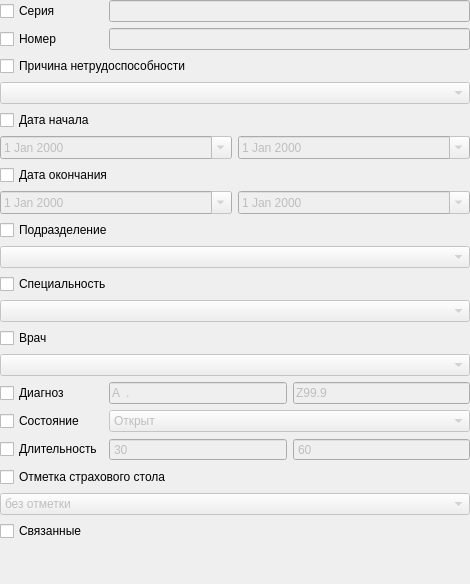
                 <widget class="QWidget" name="scrollAreaWidgetContents_7">
                  <property name="geometry">
                   <rect>
                    <x>0</x>
                    <y>0</y>
                    <width>470</width>
                    <height>584</height>
                   </rect>
                  </property>
                  <layout class="QGridLayout" name="gridLayout_34">
                   <property name="margin">
                    <number>0</number>
                   </property>
                   <item row="0" column="0">
                    <widget class="QCheckBox" name="chkFilterExpertSerial">
                     <property name="text">
                      <string>Серия</string>
                     </property>
                    </widget>
                   </item>
                   <item row="0" column="1">
                    <widget class="QLineEdit" name="edtFilterExpertSerial">
                     <property name="enabled">
                      <bool>false</bool>
                     </property>
                    </widget>
                   </item>
                   <item row="1" column="1">
                    <widget class="QLineEdit" name="edtFilterExpertNumber">
                     <property name="enabled">
                      <bool>false</bool>
                     </property>
                    </widget>
                   </item>
                   <item row="2" column="0" colspan="2">
                    <widget class="QCheckBox" name="chkFilterExpertReason">
                     <property name="text">
                      <string>Причина нетрудоспособности</string>
                     </property>
                    </widget>
                   </item>
                   <item row="3" column="0" colspan="2">
                    <widget class="CRBComboBox" name="cmbFilterExpertReason">
                     <property name="enabled">
                      <bool>false</bool>
                     </property>
                    </widget>
                   </item>
                   <item row="6" column="0" colspan="2">
                    <layout class="QHBoxLayout" name="horizontalLayout_22">
                     <property name="margin">
                      <number>0</number>
                     </property>
                     <item>
                      <widget class="CDateEdit" name="edtFilterExpertBegBegDate">
                       <property name="enabled">
                        <bool>false</bool>
                       </property>
                       <property name="sizePolicy">
                        <sizepolicy hsizetype="Preferred" vsizetype="Fixed">
                         <horstretch>0</horstretch>
                         <verstretch>0</verstretch>
                        </sizepolicy>
                       </property>
                       <property name="minimumSize">
                        <size>
                         <width>0</width>
                         <height>0</height>
                        </size>
                       </property>
                       <property name="maximumSize">
                        <size>
                         <width>16777215</width>
                         <height>16777215</height>
                        </size>
                       </property>
                       <property name="calendarPopup">
                        <bool>true</bool>
                       </property>
                      </widget>
                     </item>
                     <item>
                      <widget class="CDateEdit" name="edtFilterExpertEndBegDate">
                       <property name="enabled">
                        <bool>false</bool>
                       </property>
                       <property name="minimumSize">
                        <size>
                         <width>0</width>
                         <height>0</height>
                        </size>
                       </property>
                       <property name="maximumSize">
                        <size>
                         <width>16777215</width>
                         <height>16777215</height>
                        </size>
                       </property>
                       <property name="calendarPopup">
                        <bool>true</bool>
                       </property>
                      </widget>
                     </item>
                    </layout>
                   </item>
                   <item row="7" column="0" colspan="2">
                    <widget class="QCheckBox" name="chkFilterExpertEndDate">
                     <property name="text">
                      <string>Дата окончания</string>
                     </property>
                    </widget>
                   </item>
                   <item row="8" column="0" colspan="2">
                    <layout class="QHBoxLayout" name="horizontalLayout_23">
                     <property name="margin">
                      <number>0</number>
                     </property>
                     <item>
                      <widget class="CDateEdit" name="edtFilterExpertBegEndDate">
                       <property name="enabled">
                        <bool>false</bool>
                       </property>
                       <property name="sizePolicy">
                        <sizepolicy hsizetype="Preferred" vsizetype="Fixed">
                         <horstretch>0</horstretch>
                         <verstretch>0</verstretch>
                        </sizepolicy>
                       </property>
                       <property name="minimumSize">
                        <size>
                         <width>0</width>
                         <height>0</height>
                        </size>
                       </property>
                       <property name="maximumSize">
                        <size>
                         <width>16777215</width>
                         <height>16777215</height>
                        </size>
                       </property>
                       <property name="calendarPopup">
                        <bool>true</bool>
                       </property>
                      </widget>
                     </item>
                     <item>
                      <widget class="CDateEdit" name="edtFilterExpertEndEndDate">
                       <property name="enabled">
                        <bool>false</bool>
                       </property>
                       <property name="minimumSize">
                        <size>
                         <width>0</width>
                         <height>0</height>
                        </size>
                       </property>
                       <property name="maximumSize">
                        <size>
                         <width>16777215</width>
                         <height>16777215</height>
                        </size>
                       </property>
                       <property name="calendarPopup">
                        <bool>true</bool>
                       </property>
                      </widget>
                     </item>
                    </layout>
                   </item>
                   <item row="9" column="0" colspan="2">
                    <widget class="QCheckBox" name="chkFilterExpertOrgStruct">
                     <property name="text">
                      <string>Подразделение</string>
                     </property>
                    </widget>
                   </item>
                   <item row="17" column="1">
                    <layout class="QHBoxLayout" name="horizontalLayout_20">
                     <property name="margin">
                      <number>0</number>
                     </property>
                     <item>
                      <widget class="QSpinBox" name="edtFilterExpertBegDuration">
                       <property name="enabled">
                        <bool>false</bool>
                       </property>
                       <property name="sizePolicy">
                        <sizepolicy hsizetype="Preferred" vsizetype="Fixed">
                         <horstretch>0</horstretch>
                         <verstretch>0</verstretch>
                        </sizepolicy>
                       </property>
                       <property name="frame">
                        <bool>true</bool>
                       </property>
                       <property name="buttonSymbols">
                        <enum>QAbstractSpinBox::NoButtons</enum>
                       </property>
                       <property name="maximum">
                        <number>99999</number>
                       </property>
                       <property name="value">
                        <number>30</number>
                       </property>
                      </widget>
                     </item>
                     <item>
                      <widget class="QSpinBox" name="edtFilterExpertEndDuration">
                       <property name="enabled">
                        <bool>false</bool>
                       </property>
                       <property name="sizePolicy">
                        <sizepolicy hsizetype="Preferred" vsizetype="Fixed">
                         <horstretch>0</horstretch>
                         <verstretch>0</verstretch>
                        </sizepolicy>
                       </property>
                       <property name="frame">
                        <bool>true</bool>
                       </property>
                       <property name="buttonSymbols">
                        <enum>QAbstractSpinBox::NoButtons</enum>
                       </property>
                       <property name="maximum">
                        <number>99999</number>
                       </property>
                       <property name="value">
                        <number>60</number>
                       </property>
                      </widget>
                     </item>
                    </layout>
                   </item>
                   <item row="10" column="0" colspan="2">
                    <widget class="COrgStructureComboBox" name="cmbFilterExpertOrgStruct">
                     <property name="enabled">
                      <bool>false</bool>
                     </property>
                    </widget>
                   </item>
                   <item row="11" column="0" colspan="2">
                    <widget class="QCheckBox" name="chkFilterExpertSpeciality">
                     <property name="text">
                      <string>Специальность</string>
                     </property>
                    </widget>
                   </item>
                   <item row="12" column="0" colspan="2">
                    <widget class="CRBComboBox" name="cmbFilterExpertSpeciality">
                     <property name="enabled">
                      <bool>false</bool>
                     </property>
                    </widget>
                   </item>
                   <item row="13" column="0" colspan="2">
                    <widget class="QCheckBox" name="chkFilterExpertPerson">
                     <property name="text">
                      <string>Врач</string>
                     </property>
                    </widget>
                   </item>
                   <item row="14" column="0" colspan="2">
                    <widget class="CPersonComboBoxEx" name="cmbFilterExpertPerson">
                     <property name="enabled">
                      <bool>false</bool>
                     </property>
                    </widget>
                   </item>
                   <item row="15" column="0">
                    <widget class="QCheckBox" name="chkFilterExpertMKB">
                     <property name="text">
                      <string>Диагноз</string>
                     </property>
                    </widget>
                   </item>
                   <item row="15" column="1">
                    <layout class="QHBoxLayout" name="horizontalLayout_21">
                     <property name="margin">
                      <number>0</number>
                     </property>
                     <item>
                      <widget class="CICDCodeEdit" name="edtFilterExpertBegMKB">
                       <property name="enabled">
                        <bool>false</bool>
                       </property>
                       <property name="sizePolicy">
                        <sizepolicy hsizetype="Preferred" vsizetype="Fixed">
                         <horstretch>0</horstretch>
                         <verstretch>0</verstretch>
                        </sizepolicy>
                       </property>
                       <property name="maximumSize">
                        <size>
                         <width>16777215</width>
                         <height>16777215</height>
                        </size>
                       </property>
                       <property name="inputMask">
                        <string>a00.00; </string>
                       </property>
                       <property name="text">
                        <string>A.</string>
                       </property>
                       <property name="maxLength">
                        <number>6</number>
                       </property>
                      </widget>
                     </item>
                     <item>
                      <widget class="CICDCodeEdit" name="edtFilterExpertEndMKB">
                       <property name="enabled">
                        <bool>false</bool>
                       </property>
                       <property name="sizePolicy">
                        <sizepolicy hsizetype="Preferred" vsizetype="Fixed">
                         <horstretch>0</horstretch>
                         <verstretch>0</verstretch>
                        </sizepolicy>
                       </property>
                       <property name="maximumSize">
                        <size>
                         <width>16777215</width>
                         <height>16777215</height>
                        </size>
                       </property>
                       <property name="inputMask">
                        <string>a00.00; </string>
                       </property>
                       <property name="text">
                        <string>Z99.9</string>
                       </property>
                       <property name="maxLength">
                        <number>6</number>
                       </property>
                      </widget>
                     </item>
                    </layout>
                   </item>
                   <item row="16" column="0">
                    <widget class="QCheckBox" name="chkFilterExpertClosed">
                     <property name="text">
                      <string>Состояние</string>
                     </property>
                    </widget>
                   </item>
                   <item row="16" column="1">
                    <widget class="CComboBox" name="cmbFilterExpertClosed">
                     <property name="enabled">
                      <bool>false</bool>
                     </property>
                     <item>
                      <property name="text">
                       <string>Открыт</string>
                      </property>
                     </item>
                     <item>
                      <property name="text">
                       <string>Закрыт</string>
                      </property>
                     </item>
                     <item>
                      <property name="text">
                       <string>Продлён</string>
                      </property>
                     </item>
                     <item>
                      <property name="text">
                       <string>Передан</string>
                      </property>
                     </item>
                    </widget>
                   </item>
                   <item row="17" column="0">
                    <widget class="QCheckBox" name="chkFilterExpertDuration">
                     <property name="text">
                      <string>Длительность</string>
                     </property>
                    </widget>
                   </item>
                   <item row="18" column="0" colspan="2">
                    <widget class="QCheckBox" name="chkFilterExpertInsuranceOfficeMark">
                     <property name="text">
                      <string>Отметка страхового стола</string>
                     </property>
                    </widget>
                   </item>
                   <item row="19" column="0" colspan="2">
                    <widget class="CComboBox" name="cmbFilterExpertInsuranceOfficeMark">
                     <property name="enabled">
                      <bool>false</bool>
                     </property>
                     <item>
                      <property name="text">
                       <string>без отметки</string>
                      </property>
                     </item>
                     <item>
                      <property name="text">
                       <string>с отметкой</string>
                      </property>
                     </item>
                    </widget>
                   </item>
                   <item row="20" column="0" colspan="2">
                    <widget class="QCheckBox" name="chkFilterExpertLinked">
                     <property name="text">
                      <string>Связанные</string>
                     </property>
                    </widget>
                   </item>
                   <item row="21" column="0">
                    <spacer name="spacer_2">
                     <property name="orientation">
                      <enum>Qt::Vertical</enum>
                     </property>
                     <property name="sizeHint" stdset="0">
                      <size>
                       <width>84</width>
                       <height>3</height>
                      </size>
                     </property>
                    </spacer>
                   </item>
                   <item row="1" column="0">
                    <widget class="QCheckBox" name="chkFilterExpertNumber">
                     <property name="text">
                      <string>Номер</string>
                     </property>
                    </widget>
                   </item>
                   <item row="4" column="0" colspan="2">
                    <widget class="QCheckBox" name="chkFilterExpertBegDate">
                     <property name="text">
                      <string>Дата начала</string>
                     </property>
                    </widget>
                   </item>
                  </layout>
                 </widget>
